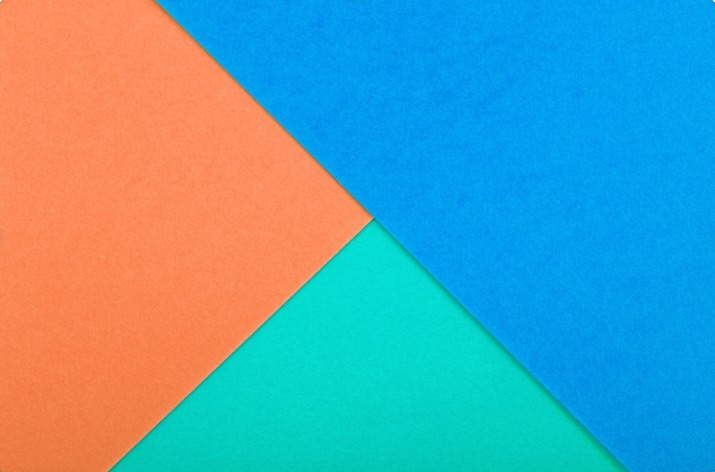
#> input picture models/omes/Detección-de-colores/Model02/figure03.jpeg, 715 x 472 px
$ python program06.py
#> lines starting #> are read from the running program, lines starting #| are printed output that depends on the picture; after the words box and inside, x2 and y2 are one past the last pixel; in counts of white or black regions, pixels touching at a corner belong together
import cv2
import numpy as np

def dibujar(mask,color):
    contornos,_ = cv2.findContours(mask,cv2.RETR_EXTERNAL,cv2.CHAIN_APPROX_SIMPLE)
    for c in contornos:
        area=cv2.contourArea(c)
        perimetro=cv2.arcLength(c,True)

        if area > 2000:
            M=cv2.moments(c)
            if (M["m00"]==0): M["m00"]=1
            x=int(M["m10"]/M["m00"])
            y=int(M["m01"]/M["m00"])
            z1="area es: "+str(int(area))+"px**2"
            z2="perimetro es: "+str(int(perimetro))+"px"
            z3="el valor de c es: "+str(c)
            nuevoContorno=cv2.convexHull(c)
            cv2.circle(frame,(x,y),7,(0,255,0),-1)
            cv2.putText(frame,'{},{}'.format(x,y),(x+10,y),font,0.75,(0,255,0),1,cv2.LINE_AA)
            cv2.putText(frame,'{},{}'.format(z1,z2),(x-100,y-50),4,0.55,(200,200,0),1,cv2.LINE_AA)
            cv2.putText(frame,'{}'.format(z3),(x,y+50),5,0.55,(0,200,255),1,cv2.LINE_AA)
            cv2.drawContours(frame,[nuevoContorno],0,color,3)

cap=cv2.VideoCapture(1)
image01 = cv2.imread('figure03.jpeg') # imagen a leer
#> image01 is the input picture: shape (472, 715, 3); mean B, G, R 175.9, 159.7, 90.2

naranjaBajo = np.array([11,100,20],np.uint8)
naranjaAlto = np.array([20,255,255],np.uint8)

amarilloBajo = np.array([26,100,20],np.uint8)
amarilloAlto = np.array([32,255,255],np.uint8)

turquezaBajo = np.array([88,100,20],np.uint8)
turquezaAlto = np.array([92,255,255],np.uint8)

celesteBajo = np.array([93,100,20],np.uint8)
celesteAlto = np.array([99,255,255],np.uint8)

azulBajo = np.array([100,100,20],np.uint8)
azulAlto = np.array([125,255,255],np.uint8)


redBajo1 = np.array([0,100,20],np.uint8)
redAlto1 = np.array([5,255,255],np.uint8)

redBajo2 = np.array([175,100,20],np.uint8)
redAlto2 = np.array([179,255,255],np.uint)

font = cv2.FONT_HERSHEY_SIMPLEX
while True:

    ret,frame=cap.read()
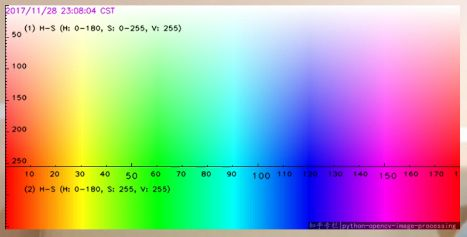
#> input picture models/omes/Detección-de-colores/Model02/screen.jpg, 467 x 237 px, given in place of the camera
#> frame is the input picture: shape (237, 467, 3); mean B, G, R 169.8, 172.2, 171.8

    if ret==True:
        frameHSV = cv2.cvtColor(frame,cv2.COLOR_BGR2HSV)
#> frameHSV: shape (237, 467, 3); mean H, S, V 84.5, 151.2, 243.4
        maskAzul = cv2.inRange(frameHSV,azulBajo,azulAlto)
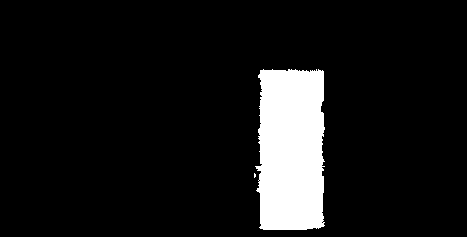
#> maskAzul: shape (237, 467); 9.2% white; 2 white regions (1 under 20 px), largest, box (x1, y1, x2, y2) and area: (255, 69, 325, 230) 10154
        maskAmarillo = cv2.inRange(frameHSV,amarilloBajo,amarilloAlto)
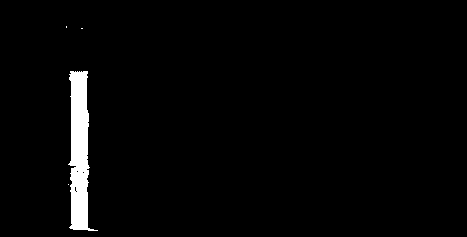
#> maskAmarillo: shape (237, 467); 2.5% white; 4 white regions (3 under 20 px), largest, box (x1, y1, x2, y2) and area: (68, 71, 98, 231) 2709
        maskRed1=cv2.inRange(frameHSV,redBajo1,redAlto1)
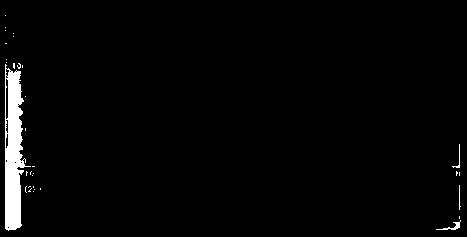
#> maskRed1: shape (237, 467); 2.4% white; 32 white regions (28 under 20 px)
        maskRed2=cv2.inRange(frameHSV,redBajo2,redBajo2)
#> maskRed2: shape (237, 467); every value is 0
        maskRed=cv2.add(maskRed1,maskRed2)
        dibujar(maskAzul,(255,0,0))
#> in dibujar, `contornos,_ = cv2.findContours(mask,cv2.RETR_EXTERNAL,cv2.CHAIN_APPROX..`: contornos = 2 contours, 1 with area under 20; largest, box (x1, y1, x2, y2) and area: (255, 69, 325, 230) 9920
#> the loop in dibujar, `for c in contornos:` made 2 passes
#> (area, perimetro, x, y, z1, z2) on pass 2: (9919.5, 529.4, 290, 149, 'area es: 9919px**2', 'perimetro es: 529px')
#> after the loop in dibujar, `for c in contornos:`:
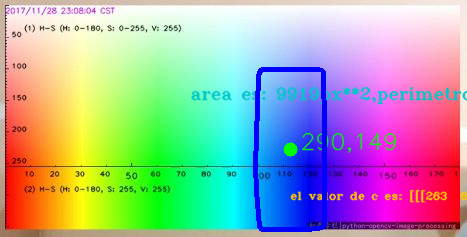
#> frame: shape (237, 467, 3); 5.43% of pixels changed, all inside (x1, y1, x2, y2) = (191, 67, 467, 232)
        dibujar(maskAmarillo,(0,255,255))
#> call 2 of dibujar, with color = (0, 255, 255)
#> in dibujar (call 2), `contornos,_ = cv2.findContours(mask,cv2.RETR_EXTERNAL,cv2.CHAIN_APPROX..`: contornos = 4 contours, 3 with area under 20; largest, box (x1, y1, x2, y2) and area: (68, 71, 98, 231) 2526
#> the loop in dibujar (call 2), `for c in contornos:` made 4 passes
#> (area, perimetro, x, y, z1, z2) on pass 2: (2525.5, 407.6, 78, 150, 'area es: 2525px**2', 'perimetro es: 407px')
#> after the loop in dibujar (call 2), `for c in contornos:`:
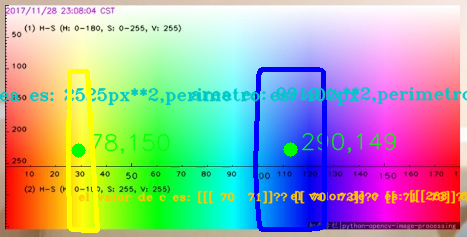
#> frame: shape (237, 467, 3); 6.56% of pixels changed, all inside (x1, y1, x2, y2) = (0, 69, 467, 233)
        dibujar(maskRed,(0,0,255))
#> call 3 of dibujar, with color = (0, 0, 255)
#> in dibujar (call 3), `contornos,_ = cv2.findContours(mask,cv2.RETR_EXTERNAL,cv2.CHAIN_APPROX..`: contornos = 32 contours, 30 with area under 20; largest, box (x1, y1, x2, y2) and area: (5, 64, 31, 231) 2392, (436, 220, 461, 230) 35
#> the loop in dibujar (call 3), `for c in contornos:` made 32 passes
#> (area, perimetro, x, y, z1, z2) on pass 22: (2392.5, 443.5, 12, 149, 'area es: 2392px**2', 'perimetro es: 443px')
#> (area, perimetro) on pass 1: (35, 67.8)
#> after the loop in dibujar (call 3), `for c in contornos:`:
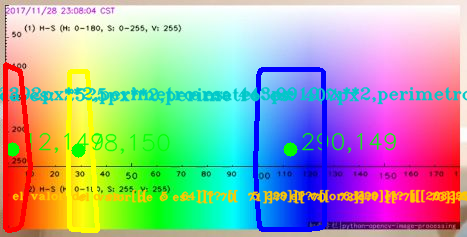
#> frame: shape (237, 467, 3); 6.2% of pixels changed, all inside (x1, y1, x2, y2) = (0, 62, 467, 233)
        cv2.imshow('frame',frame)
        cv2.imshow('imagen',image01)
        if cv2.waitKey(1) & 0xFF == ord('s'):
#> (key Esc is pressed here)
            break
cap.release()
cv2.destroyAllWindows()
